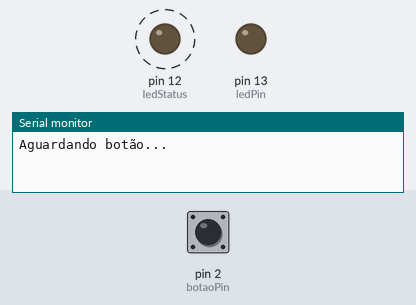
Bench run of a sketch on a simulated Arduino Uno, built with avr-gcc and run on an emulated ATmega328P. On the bench: output pins drawn as LEDs (lit = HIGH), the last lines printed to the serial monitor. Dashed ring = blinking. The inputs (shaded band) are chosen by the test bench; at power-on: pin 2 (botaoPin) HIGH.

Above: at 1.25 s.
1.3 s: pin 2 (botaoPin) pulled LOW for 3.2 s
At 1.7 s:
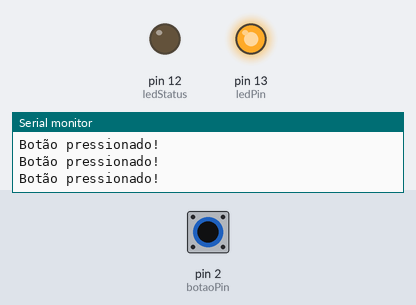
6.6 s: pin 2 (botaoPin) driven LOW
At 7.0 s:
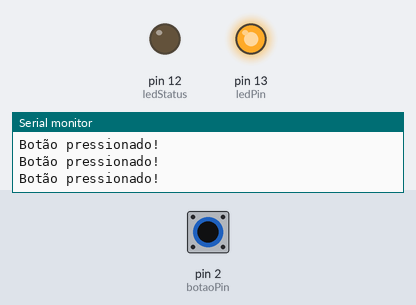
9.6 s: pin 2 (botaoPin) driven HIGH
At 10.06 s:
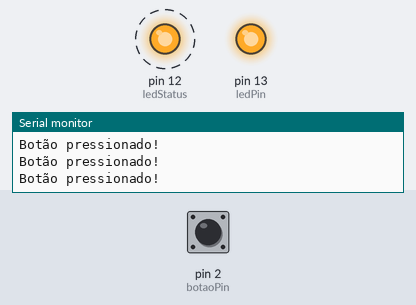
Timing chart, 0 to 18.6 s (numbered marks = the images above; inputs shaded):
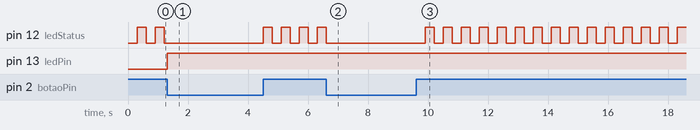

The sketch:

aguardaBotaoPressionado_WHILE.ino
```cpp
const int botaoPin = 2;
const int ledPin   = 13;
const int ledStatus = 12;

unsigned long ultimoTempo = 0;
bool estadoStatus = false;

void setup() {
  pinMode(botaoPin, INPUT_PULLUP);
  pinMode(ledPin,   OUTPUT);
  pinMode(ledStatus, OUTPUT);
  Serial.begin(9600);
  Serial.println("Aguardando botão...");
}

void loop() {

  while (digitalRead(botaoPin) == HIGH) {

    unsigned long agora = millis();
    if (agora - ultimoTempo >= 300) {
      ultimoTempo = agora;
      estadoStatus = !estadoStatus;
      digitalWrite(ledStatus, estadoStatus);
    }

  }

  digitalWrite(ledStatus, LOW);
  digitalWrite(ledPin, HIGH);
  Serial.println("Botão pressionado!");

}
```

Measured:
- after the input at 1.3 s, pin 13 (ledPin): LOW → HIGH at once
- after the input at 6.6 s, pin 12 (ledStatus): goes on until 6.6 s, then stays LOW
- after the input at 9.6 s, pin 12 (ledStatus): alternates HIGH for 0.30 s and LOW for 0.30 s, starting after 0.31 s
